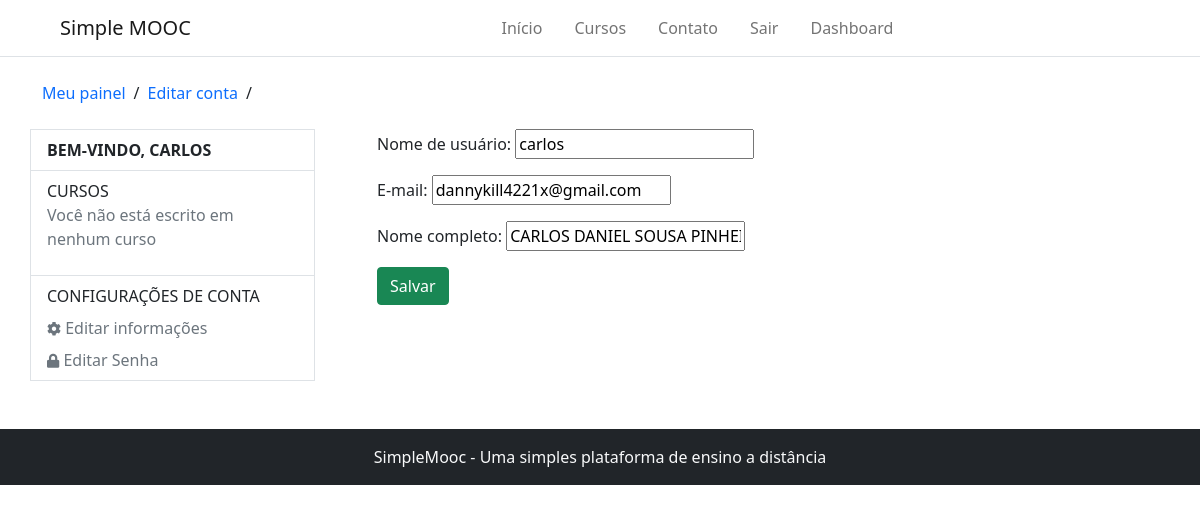
The app's page /accounts/edit_account/ (signed in), older data.
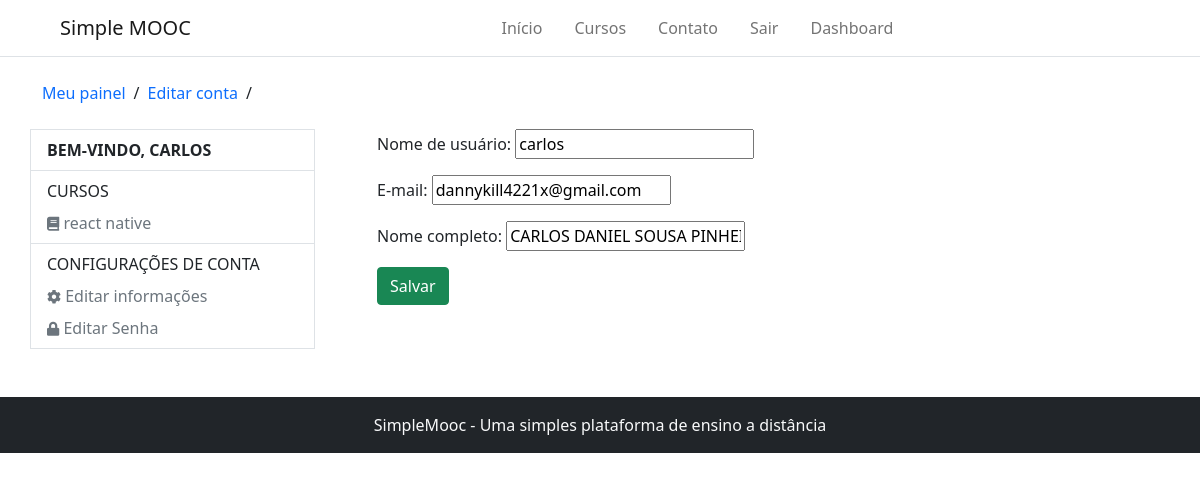
The same page, newer data.
### Courses/models.py (models this page shows, shortened)
class subscribe(models.Model):
    STATUS_CHOICES = (
        (0, 'Análise'),
        (1, 'Aprovado'),
        (2, 'Cancelado'),
    )
    user = models.ForeignKey(settings.AUTH_USER_MODEL, on_delete=models.CASCADE, verbose_name='Usuário')
    course = models.ForeignKey(Course, on_delete=models.CASCADE, verbose_name='Curso')
    status = models.IntegerField(choices=STATUS_CHOICES, default=0, blank=True, verbose_name='Situação')
    created_at = models.DateTimeField(auto_now_add=True, verbose_name='Criado em')
    update_at = models.DateTimeField(auto_now=True, verbose_name='Atualizado em')
    class Meta:
        verbose_name = 'Inscrição'
        verbose_name_plural = 'Inscrições'
        unique_together = (('user', 'course'),)

class Course(models.Model):
    name_course = models.CharField(max_length=50, verbose_name='Nome do curso')
    slug_course = models.SlugField(verbose_name='Atalho', blank=True)
    description_course = models.CharField(max_length=255, verbose_name='Descrição do curso')
    about_course = models.TextField(verbose_name='Sobre o curso')
    image_course = models.ImageField(upload_to='course_img/%Y/%m/%d', verbose_name='Imagem', null=True, blank=True)
    created_at = models.DateTimeField(auto_now_add= True, verbose_name='Data de criação')
    update_at = models.DateTimeField(auto_now=True, verbose_name='Data de atualização')
    objects = CourseManager()
    def __str__(self):
        return self.name_course
    class Meta:
        verbose_name = 'curso'
        verbose_name_plural = 'cursos'

### Accounts/views.py (the view)
# urls.py: path('edit_account/', views.edit_account, name='edit_account'),
@login_required
def edit_account(request):
    form = EditAccountForm(instance=request.user)
    if request.method == 'POST':
        form = EditAccountForm(request.POST, instance=request.user)
        if form.is_valid():
            form.save()
            return redirect('/')
    return render(request, 'registration/edit_account.html', {'form': form})

### Accounts/forms.py
class EditAccountForm(forms.ModelForm):
    class Meta:
        model = User
        fields = ('username', 'email', 'full_name')

### Accounts/models.py (called while the page is built)
    def __str__(self):
        return self.username

### Courses/templatetags/courses_tags.py (called while the page is built)
@register.inclusion_tag('partials/_my_courses.html')
def user_courses(user):
    registrations = subscribe.objects.order_by('-id').filter(user=user)
    return {'registrations': registrations}

### Accounts/templates/registration/edit_account.html (shortened to what this page needs)
{% extends 'registration/dashboard.html' %}
{% block 'breadcrumbs' %}
    {{ block.super }}
    <li><a href="{% url 'edit_account' %}" class="text-decoration-none">Editar conta</a></li>
    <li>/</li>
{% endblock %}
{% block 'dashboard-main' %}
    <form method="POST">
        {{ form.as_p }}
        <button type="submit" class="btn btn-success">Salvar</button>
    </form>
{% endblock %}

### templates/partials/_my_courses.html
{% for subscribe in registrations %}
    <li class="nav-item">
        <a class="nav-link px-0 link-secondary pb-0" aria-current="page" href="{{ subscribe.course.course_user_url }}">
            <i class="fas fa-book" style="font-size: 14px"></i> {{ subscribe.course }}
        </a>
    </li>
{% empty %}
    <p class="text-muted">Você não está escrito em nenhum curso</p>
{% endfor %}

Row changes from the older to the newer data that the page shows:
added subscribe: course "react native"
Text that changed along with them:
text no longer shown: "Você não está escrito em nenhum curso"
